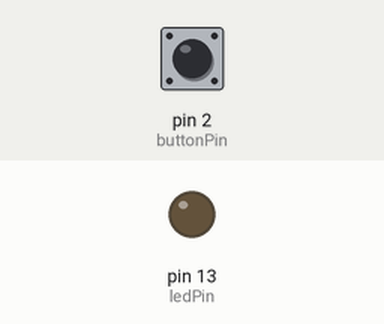
Simulated run of this sketch. Board: Arduino Uno, built with avr-gcc and run on an emulated ATmega328P. On the bench: output pins drawn as LEDs (lit = HIGH). Inputs (shaded band) come from the test bench; at power-on: pin 2 (buttonPin) LOW. What the sketch prints to the serial monitor is not drawn.

Above: at 1.2 s.
1.3 s: pin 2 (buttonPin) pulled HIGH for 0.15 s
At 1.37 s:
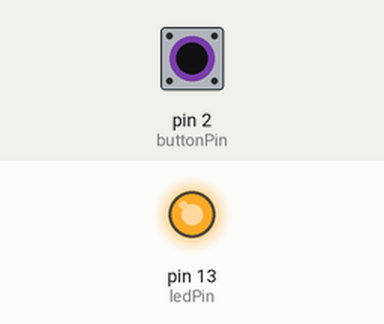
2.9 s: pin 2 (buttonPin) pulled HIGH for 3.2 s
At 6.8 s:
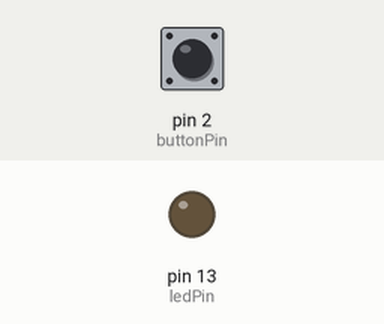
Timing chart, 0 to 8.3 s (numbered marks = the images above; inputs shaded):
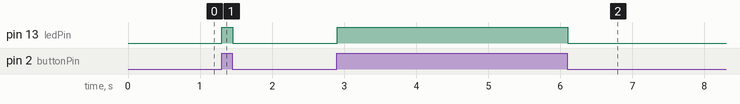

Measured:
- after the input at 1.3 s, pin 13 (ledPin): LOW → HIGH at once, → LOW 0.15 s later
- after the input at 2.9 s, pin 13 (ledPin): LOW → HIGH at once, → LOW 3.2 s later

The sketch:

button_led.ino
```cpp
const int buttonPin = 2;    // the number of the Button pin
const int ledPin = 13;
int buttonState = 0;


// variables will change:
  // variable for reading the pushbutton status

void setup() {
  // initialize the pushbutton pin as an input:
  Serial.begin(9600);
  pinMode(buttonPin, INPUT);
  pinMode(ledPin, OUTPUT);

}

void loop() {
  // read the state of the pushbutton value:
  Serial.println(digitalRead(buttonPin));
  buttonState = digitalRead(buttonPin);

  if(buttonState == HIGH){
    digitalWrite(ledPin, HIGH);
  } else{
    digitalWrite(ledPin, LOW);
  }


}
```
